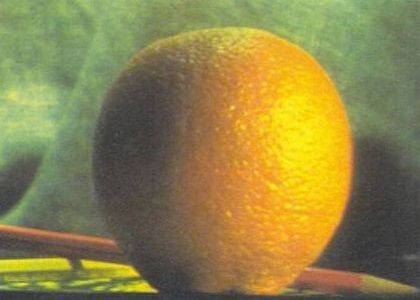
#> input picture P1/img/orange1.jpg, 420 x 300 px
$ python p1_pregunta_12.py
#> lines starting #> are read from the running program, lines starting #| are printed output that depends on the picture
### P1/p1_tarea4.py
# Tratamiento de Señales Visuales/Tratamiento de Señales Multimedia I @ EPS-UAM
# Practica 1: Fusion de imagenes mediante piramides
# Tarea 4: fusion de imagenes

# AUTOR1: APELLIDO1 APELLIDO1, NOMBRE1
# AUTOR2: APELLIDO2 APELLIDO2, NOMBRE2
# PAREJA/TURNO: NUMERO_PAREJA/NUMERO_TURNO

import numpy as np
import math

from p1_utils import visualizar_fusion
import p1_tarea1
import p1_tarea2
import p1_tarea3
from p1_tests import test_p1_tarea4

def run_fusion(imgA, imgB, mask, niveles):
    """
    # Esta funcion implementa la fusion de dos imagenes calculando las
    # pirámides Laplacianas de las imagenes de entrada y la pirámide
    # Gausiana de una mascara.
    #
    # Argumentos de entrada:
    #   imgA: numpy array de tamaño [imagen_height, imagen_width].
    #   imgB: numpy array de tamaño [imagen_height, imagen_width].
    #   mask: numpy array de tamaño [imagen_height, imagen_width].
    #
    # Devuelve:
    #   Gpyr_imgA: lista de numpy arrays con variable tamaño con "niveles+1" elementos
    #               correspodientes a la piramide Gaussiana de la imagen A
    #   Gpyr_imgB: lista de numpy arrays con variable tamaño con "niveles+1" elementos
    #               correspodientes a la piramide Gaussiana de la imagen B
    #   Gpyr_mask: lista de numpy arrays con variable tamaño con "niveles+1" elementos
    #               correspodientes a la piramide Gaussiana de la máscara
    #   Lpyr_imgA: lista de numpy arrays con variable tamaño con "niveles+1" elementos
    #               correspodientes a la piramide Laplaciana de la imagen A
    #   Lpyr_imgB: lista de numpy arrays con variable tamaño con "niveles+1" elementos
    #               correspodientes a la piramide Laplaciana de la imagen B
    #   Lpyr_fus: lista de numpy arrays con variable tamaño con "niveles+1" elementos
    #               correspodientes a la piramide Laplaciana de la fusion imagen A & B
    #   Lpyr_fus_rec:  numpy array de tamaño [imagen_height, imagen_width] correspondiente
    #               a la reconstruccion de la pirámide Lpyr_fus
    """
    # Verificamos que las imágenes sean matrices bidimensionales
    if np.ndim(imgA) != 2 or np.ndim(imgB) != 2:
        raise ValueError("Las imágenes no están en escala de griss")

    # Convertimos las imágenes y la máscara a tipo float
    imgA = np.array(imgA, dtype=np.float64)
    imgB = np.array(imgB, dtype=np.float64)
    mask = np.array(mask, dtype=np.float64)

    # iniciamos las variables de salida
    Gpyr_imgA = p1_tarea2.gaus_piramide(imgA, niveles)      # Pirámide Gaussiana imagen A
    Gpyr_imgB = p1_tarea2.gaus_piramide(imgB, niveles)      # Pirámide Gaussiana imagen B
    Gpyr_mask = p1_tarea2.gaus_piramide(mask, niveles)      # Pirámide Gaussiana máscara
    Lpyr_imgA = p1_tarea2.lapl_piramide(Gpyr_imgA)          # Pirámide Laplaciana imagen A
    Lpyr_imgB = p1_tarea2.lapl_piramide(Gpyr_imgB)          # Pirámide Laplaciana imagen B
    Lpyr_fus = p1_tarea3.fusionar_lapl_pyr(Lpyr_imgA, Lpyr_imgB, Gpyr_mask)       # Pirámide Laplaciana fusionada
    Lpyr_fus_rec = p1_tarea3.reconstruir_lapl_pyr(Lpyr_fus)                       # Imagen reconstruida de la pirámide Laplaciana fusionada

    # Recortamos los valores que esten fuera del rango [0, 1]
    Lpyr_fus_rec = np.clip(Lpyr_fus_rec, 0, 1)

    return Gpyr_imgA, Gpyr_imgB, Gpyr_mask, Lpyr_imgA, Lpyr_imgB, Lpyr_fus, Lpyr_fus_rec
# [12 lines that do not run on import are left out]

### P1/p1_tarea1.py
# Tratamiento de Señales Visuales/Tratamiento de Señales Multimedia I @ EPS-UAM
# Practica 1: Fusion de imagenes mediante piramides
# Tarea 1: metodos reduce y expand

# AUTOR1: García Santa Carlos
# AUTOR2: González Gallego Miguel Ángel
# PAREJA/TURNO: 02/TARDE
import numpy as np
import math
import scipy.signal

from p1_utils import generar_kernel_suavizado


def reduce(imagen):
    """
    # Esta funcion implementa la operacion "reduce" sobre una imagen
    #
    # Argumentos de entrada:
    #    imagen: numpy array de tamaño [imagen_height, imagen_width].
    #
    # Devuelve:
    #    output: numpy array de tamaño [imagen_height/2, imagen_width/2] (output).
    #
    # NOTA: si imagen_height/2 o imagen_width/2 no son numeros enteros,
    #        entonces se redondea al entero mas cercano por arriba
    #        Por ejemplo, si la imagen es 5x7, la salida sera 3x4
    """
    # Tomamos las dimensiones de la imagen a reducir
    rows = imagen.shape[0]
    cols = imagen.shape[1]

    # Reducimos a la mitad las filas y las columnas
    output_rows = math.ceil(rows / 2)
    output_cols = math.ceil(cols / 2)

    # Inicializamos el output
    output = np.empty(shape=(output_rows, output_cols))

    # Generamos un kernel gaussiano de 0.4
    gaussian_kernel = generar_kernel_suavizado(0.4)
    imagen_suavizada = scipy.signal.convolve2d(
        imagen, gaussian_kernel, 'same')

    # Se reduce la imagen en 1 de cada 2 píxeles en ancho y largo
    output = imagen_suavizada[::2, ::2]

    return output


def expand(imagen):
    """
    # Esta funcion implementa la operacion "expand" sobre una imagen
    #
    # Argumentos de entrada:
    #    imagen: numpy array de tamaño [imagen_height, imagen_width].
    #
    # Devuelve:
    #    output: numpy array de tamaño [imagen_height*2, imagen_width*2].
    """

    # Tomamos las dimensiones de la imagen a expandir
    rows = imagen.shape[0]
    cols = imagen.shape[1]

    # Multiplicamos por 2 el valor de filas y columnas expandiendo
    output_rows = rows * 2
    output_cols = cols * 2

    # Inicializamos a 0 todos los valores del output
    output = np.zeros(shape=(output_rows, output_cols))

    # Tomamos 1 de cada 2 pixeles en ancho y largo del array con el doble de filas y columnas
    output[::2, ::2] = imagen

    # Generamos un kernel gaussiano con suavizado de 0.4
    gaussian_kernel = generar_kernel_suavizado(0.4)

    # Convolucionamos l aimagen expandida con gaussian_kernel
    output = scipy.signal.convolve2d(output, gaussian_kernel, 'same')
    output *= 4

    return output


# [3 lines that do not run on import are left out]

### Introduccion_vision_artificial/P1/p1_utils.py
# Tratamiento de Señales Visuales/Tratamiento de Señales Multimedia I @ EPS-UAM
# Practica 1: Fusion de imagenes mediante piramides
# Fichero con funciones y utilidades

import numpy as np
import cv2

def generar_kernel_suavizado(a):
    """
    # Esta funcion devuelve un kernel de tamaño 5x5 con parametro a
    #
    # Argumentos de entrada:
    #   a: valor de tipo double o float.
    # Devuelve:
    #   numpy array de tamaño [5, 5] (output).
    """
    w_1d = np.array([0.25 - a/2.0, 0.25, a, 0.25, 0.25 - a/2.0])
    return np.outer(w_1d, w_1d)

# [128 lines left out: functions visualizar_gaus_piramide, visualizar_lapl_piramide, visualizar_fusion, not called in this run]

### P1/p1_tarea2.py
# Tratamiento de Señales Visuales/Tratamiento de Señales Multimedia I @ EPS-UAM
# Practica 1: Fusion de imagenes mediante piramides
# Tarea 2: piramide Gaussiana y piramide laplaciana

# AUTOR1: GARCÍA SANTA, CARLOS
# AUTOR2: GONZÁLEZ GALLEGO, MIGUEL ÁNGEL
# PAREJA/TURNO: 02/TARDE
import scipy.signal

from p1_tarea1 import reduce, expand
from p1_utils import generar_kernel_suavizado

def gaus_piramide(imagen, niveles):
    """
    # Esta funcion crea una piramide Gaussiana a partir de una imagen
    #
    # Argumentos de entrada:
    #   imagen: numpy array de tamaño [imagen_height, imagen_width].
    #   niveles: entero positivo que especifica el numero de veces que se aplica la operacion 'reduce'.
    #           Si niveles=0 entonces se debe devolver una lista con la imagen de entrada
    #           Si niveles=1 entonces se debe realizar una operacion de reduccion
    #
    # Devuelve:
    #   gauss_pyr: lista de numpy arrays con variable tamaño con "niveles+1" elementos.
    #       output[0] es la imagen de entrada
    #       output[i] es el nivel i de la piramide
    #
    """
    gaus_pyr = [imagen]  # iniciamos la variable de salida (lista)

    # Por cada nivel llamamos a la funcion reduce que genera el nuevo nivel
    for _ in range(niveles):
        gaus_pyr.append(reduce(gaus_pyr[-1]))

    return gaus_pyr

def lapl_piramide(gaus_pyr):
    """
    # Esta funcion crea una piramide Laplaciana a partir de una piramide Gaussiana
    #
    # Argumentos de entrada:
    #   gauss_pyr: lista de numpy arrays creada con la funcion 'gauss_piramide'.
    #
    # Devuelve:
    #   lapla_pyr: lista de numpy arrays con variable tamaño con "niveles+1" elementos.
    #       lapla_pyr[0] es el primera nivel de la piramide que contiene bordes
    #       lapla_pyr[i] es el nivel i de la piramide que contiene bordes
    #       lapla_pyr[niveles-1] es una imagen (escala de grises)
    #
    # NOTA: algunas veces, la operacion 'expand' devuelve una imagen de tamaño mayor
    # que el esperado. Entonces no coinciden las dimensiones de la imagen expandida
    #   del nivel k+1 y las dimensiones del nivel k. Verifique si ocurre esta
    #   situacion y en caso afirmativo, elimine los ultimos elementos de la
    #   imagen expandida hasta coincidir las dimensiones del nivel k
    #   Por ejemplo, si el nivel tiene tamaño 5x7, tras aplicar 'reduce' y 'expand'
    #   obtendremos una imagen de tamaño 6x8. En este caso, elimine la 6 fila y 8
    #   columna para obtener una imagen de tamaño 5x7 donde pueda aplicar la resta
    """
    lapl_pyr = [] # iniciamos la variable de salida (lista)
    # Los niveles equivaldran a la longitud de la lista de la piramide gaussiana
    niveles = len(gaus_pyr)

    # Iteramos hasta el ultimo penúltimo nivel de la pirámide gaussiana
    for k in range(niveles-1):
        # Se expande el nivel k + 1
        img_expandida = expand(gaus_pyr[k+1])

        # Comprobacion del numero de filas de la imagen expandida y la original
        img_expandida = img_expandida[:gaus_pyr[k].shape[0], :gaus_pyr[k].shape[1]]

        # Restamos entre el nivel actual de la pirámide Gaussiana y la imagen expandida
        laplaciana = gaus_pyr[k] - img_expandida

        lapl_pyr.append(laplaciana)

    # El último nivel de la pirámide Laplaciana es igual al último nivel Gaussiano
    lapl_pyr.append(gaus_pyr[-1])

    return lapl_pyr

# [3 lines that do not run on import are left out]

### P1/p1_tarea3.py
# Tratamiento de Señales Visuales/Tratamiento de Señales Multimedia I @ EPS-UAM
# Practica 1: Fusion de imagenes mediante piramides
# Tarea 3: fusion de piramides y reconstruccion

# AUTOR1: APELLIDO1 APELLIDO1, NOMBRE1
# AUTOR2: APELLIDO2 APELLIDO2, NOMBRE2
# PAREJA/TURNO: NUMERO_PAREJA/NUMERO_TURNO

import numpy as np
from p1_tarea1 import expand

def fusionar_lapl_pyr(lapl_pyr_imgA, lapl_pyr_imgB, gaus_pyr_mask):
    """
    # Esta funcion realiza la fusion entre dos piramides laplacianas de distintas imagenes.
    #   La fusion esta determinada por una mascara de la cual se utiliza su correspondiente
    #   piramide Gaussiana para combinar las dos piramides laplacianas.
    #
    # Argumentos de entrada:
    #   lapl_pyr_imgA: lista de numpy arrays obtenida con la funcion 'lapl_piramide' sobre una imagen img2
    #   lapl_pyr_imgB: lista de numpy arrays obtenida con la funcion 'lapl_piramide' sobre otra imagen img1
    #   gaus_pyr_mask: lista de numpy arrays obtenida con la funcion 'gaus_piramide'
    #                  sobre una mascara para combinar ambas imagenes.
    #                  Esta mascara y la piramide tiene valores en el rango [0,1]
    #                  Para los pixeles donde gaus_pyr_mask==1, se coge la piramide de img1
    #                  Para los pixeles donde gaus_pyr_mask==0, se coge la piramide de img2
    #
    # Devuelve:
    #   fusion_pyr: piramide fusionada
    #       lista de numpy arrays con variable tamaño con "niveles+1" elementos.
    #       fusion_pyr[i] es el nivel i de la piramide que contiene bordes
    #       fusion_pyr[niveles] es una imagen (RGB o escala de grises)
    """
    # Iniciamos la lista de la piramide fusionada
    fusion_pyr = []

    # Tomamos los tamaños de las listas de piramides laplacianas de la imgA y de imgB
    lapl_pyr_imgA_size = len(lapl_pyr_imgA)
    lapl_pyr_imgB_size = len(lapl_pyr_imgB)

    # Tomamos el tamaño de la lista de la piramide gaussiana
    gaus_pyr_size = len(gaus_pyr_mask)

    # Comprobamos que las piramides tienen el mismo número de niveles
    if lapl_pyr_imgA_size != lapl_pyr_imgB_size:
        raise ValueError("Las listas de pirámides Laplacianas no tienen el mismo número de niveles");

    if lapl_pyr_imgA_size != gaus_pyr_size:
        raise ValueError("Las listas de pirámides Laplacianas no tienen el mismo número de niveles que la lista de Gaussianas");

    # Realizamos la fusion por cada nivel
    for level in range(lapl_pyr_imgA_size):
        lapl_A = lapl_pyr_imgA[level]
        lapl_B = lapl_pyr_imgB[level]
        gaus_pyr = gaus_pyr_mask[level]

        fusion = lapl_A * gaus_pyr + lapl_B * (1 - gaus_pyr)

        fusion_pyr.append(fusion)

    return fusion_pyr

def reconstruir_lapl_pyr(lapl_pyr):
    """
    # Esta funcion reconstruye la imagen dada una piramide laplaciana.
    #
    # Argumentos de entrada:
    #   lapl_pyr: lista de numpy arrays obtenida con la funcion 'lapl_piramide' sobre una imagen img
    #
    # Devuelve:
    #   output: numpy array con dimensiones iguales al primer nivel de la piramide lapl_pyr[0]
    #
    # NOTA: algunas veces, la operacion 'expand' devuelve una imagen de tamaño mayor
    # que el esperado. Entonces no coinciden las dimensiones de la imagen expandida
    #   del nivel k+1 y las dimensiones del nivel k. Verifique si ocurre esta
    #   situacion y en caso afirmativo, elimine los ultimos elementos de la
    #   imagen expandida hasta coincidir las dimensiones del nivel k
    #   Por ejemplo, si el nivel tiene tamaño 5x7, tras aplicar 'reduce' y 'expand'
    #   obtendremos una imagen de tamaño 6x8. En este caso, elimine la 6 fila y 8
    #   columna para obtener una imagen de tamaño 5x7 donde pueda aplicar la resta
    """
    # Iniciamos la variable de salida (numpy array)
    output = np.empty(shape=[0,0])

    # Ultimo nivel de la piramide laplaciana
    output = lapl_pyr[-1]

    # Obtenemos el número de niveles en la piramide laplaciana
    lapl_pyr_size = len(lapl_pyr)

    # Reconstruimos la imagen expandiendo y sumando los niveles
    for level in range(lapl_pyr_size - 2, -1, -1):
        expanded_img = expand(output)

        # Si la imagen expandida es mayor en tamaño que el nivel actual, ajustamos el tamaño
        if expanded_img.shape != lapl_pyr[level].shape:
            expanded_img = expanded_img[:lapl_pyr[level].shape[0], :lapl_pyr[level].shape[1]]

        # Sumamos la imagen expandida con el nivel actual de la piramide para obtener la imagen reconstruida
        output = expanded_img + lapl_pyr[level]

    return output

# [3 lines that do not run on import are left out]

### P1/p1_pregunta_12.py
# Tratamiento de Señales Visuales/Tratamiento de Señales Multimedia I @ EPS-UAM
# Practica 1: Fusion de imagenes mediante piramides
# Memoria: codigo de la pregunta 12

# AUTOR1: García Santa Carlos
# AUTOR2: González Gallego, Miguel Angel
# PAREJA/TURNO: 02

import numpy as np
from skimage import io
import matplotlib.pyplot as plt
import p1_tarea4

def cargar_imagenes(rutas):
    """Carga imágenes desde las rutas dadas y las normaliza (0-1)."""
    return [io.imread(ruta) / 255.0 for ruta in rutas]
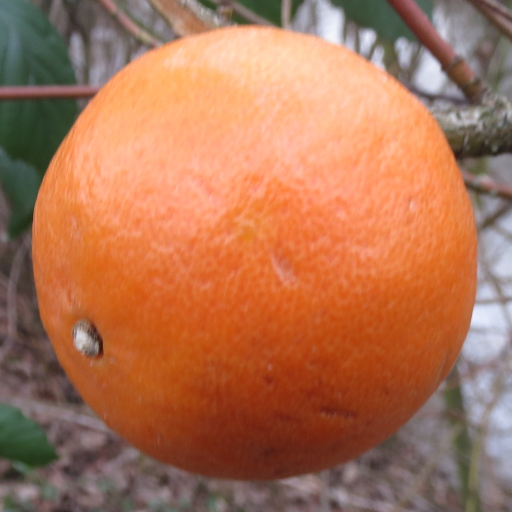
#> input picture P1/img/orange2.jpg, 1024 x 1024 px (shown at 1/2 size)

def mostrar_fusiones_en_ventana(list_img_fusion, niveles_list, imagen_num):
    """Muestra todas las imágenes fusionadas para los diferentes niveles en una sola ventana."""
    num_niveles = len(niveles_list)
    fig, axes = plt.subplots(1, num_niveles, figsize=(15, 5))
    fig.suptitle(f'Comparación de fusión para Imagen {imagen_num+1} con diferentes niveles de pirámide')

    for nivel, (img_fus, niveles) in enumerate(zip(list_img_fusion, niveles_list)):
        axes[nivel].imshow(np.clip(img_fus, 0, 1))
        axes[nivel].set_title(f'{niveles} niveles')
        axes[nivel].axis('off')  # Ocultar los ejes

    plt.show()

def procesar_fusion_con_niveles(imgA_list, imgB_list, mask_list, niveles_list):
    """Procesa la fusión de imágenes variando el número de niveles y muestra los resultados."""
    for j in range(len(imgA_list)):
        # Lista para almacenar las imágenes fusionadas con distintos niveles
        list_img_fusion = []

        for niveles in niveles_list:
            print(f"\nProcesando fusión con {niveles} niveles de pirámide para Imagen {j+1}...")

            # Inicializar listas para almacenar los resultados de los 3 canales
            Lpyr_fus_rec_l = []

            for i in range(3):  # Procesar los 3 canales (R, G, B)
                _, _, _, _, _, _, Lpyr_fus_rec = p1_tarea4.run_fusion(
                    imgA_list[j][:, :, i], imgB_list[j][:, :, i], mask_list[j][:, :, i], niveles
                )
                # Guardar los resultados de la pirámide fusionada por canal
                Lpyr_fus_rec_l.append(Lpyr_fus_rec)

            # Recomponer la imagen fusionada a partir de los 3 canales
            Lpyr_fus_rec_stack = np.stack([Lpyr_fus_rec_l[i] for i in range(3)], axis=2)

            # Añadir la imagen fusionada a la lista
            list_img_fusion.append(Lpyr_fus_rec_stack)

        # Mostrar todas las imágenes fusionadas en una sola ventana
        mostrar_fusiones_en_ventana(list_img_fusion, niveles_list, j)

if __name__ == "__main__":
    # Rutas de las imágenes y máscaras
    rutas_imgA = ["./img/orange1.jpg", "./img/orange2.jpg"]
    rutas_imgB = ["./img/apple1.jpg", "./img/apple2.jpg"]
    rutas_mask = ["./img/mask_apple1_orange1.jpg", "./img/mask_apple2_orange2.jpg"]

    # Cargar imágenes y máscaras
    imgA_list = cargar_imagenes(rutas_imgA)
#> imgA_list = 2 items
    imgB_list = cargar_imagenes(rutas_imgB)
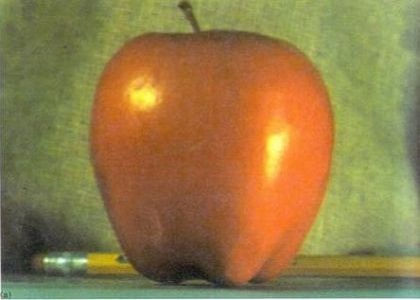
#> input picture P1/img/apple1.jpg, 420 x 300 px
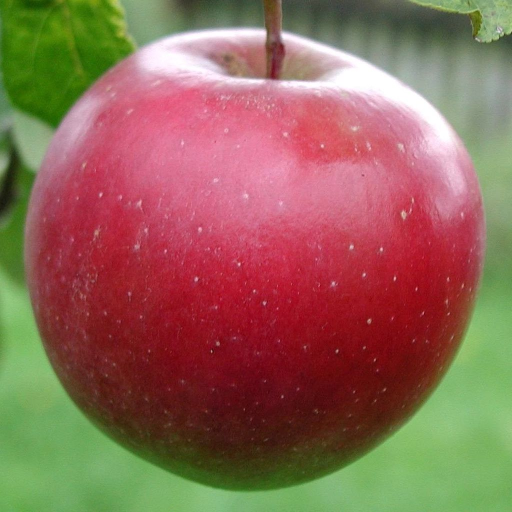
#> input picture P1/img/apple2.jpg, 1024 x 1024 px (shown at 1/2 size)
#> imgB_list = 2 items
    mask_list = cargar_imagenes(rutas_mask)
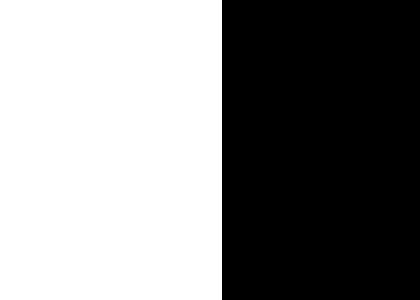
#> input picture P1/img/mask_apple1_orange1.jpg, 420 x 300 px
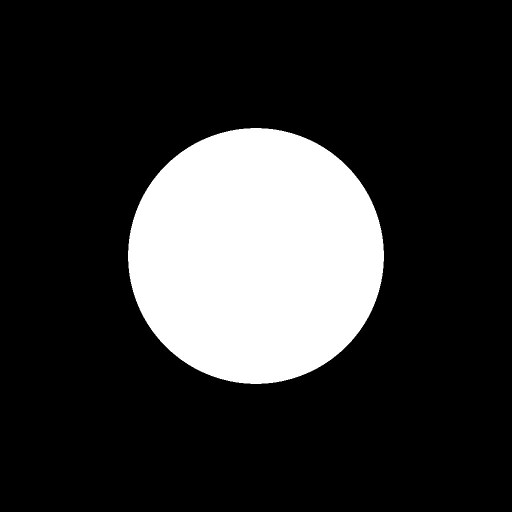
#> input picture P1/img/mask_apple2_orange2.jpg, 1024 x 1024 px (shown at 1/2 size)
#> mask_list = 2 items

    # Explorar la fusión con distintos niveles de pirámides
    niveles_list = [3, 5, 7]  # Niveles a explorar
    procesar_fusion_con_niveles(imgA_list, imgB_list, mask_list, niveles_list)
#> the loop in procesar_fusion_con_niveles, `for j in range(len(imgA_list)):` made 2 passes
#> (printed output is left out)
#> pass 1, in run_fusion, `imgB = np.array(imgB, dtype=np.float64)`:
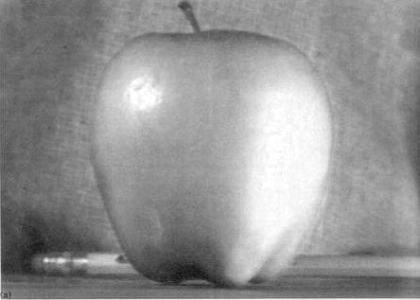
#> imgB: shape (300, 420) float64; min 0.0627, max 1, mean 0.576
#> pass 2, in mostrar_fusiones_en_ventana (call 2), `plt.show()`:
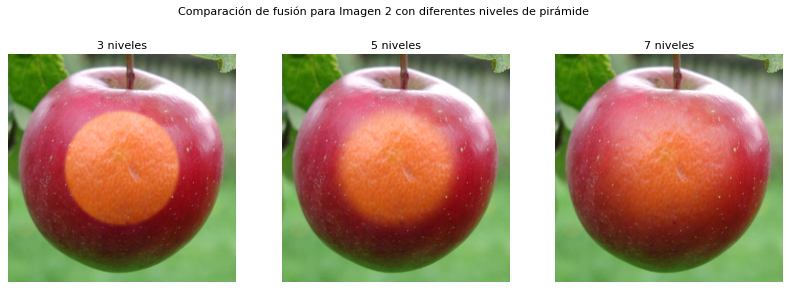
#> figure drawn by matplotlib, 3 panels
